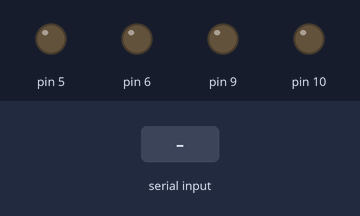
This sketch was run on a simulated Arduino Uno, built with avr-gcc and run on an emulated ATmega328P. On the bench: output pins drawn as LEDs (lit = HIGH). Inputs (shaded band) come from the test bench.

Above: at 1.2 s.
1.3 s: "f" received over Serial
At 2.3 s:
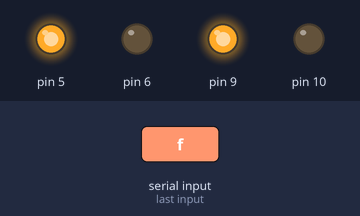
2.8 s: "b" received over Serial
At 3.5 s:
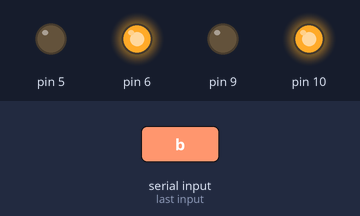
4.3 s: "l" received over Serial
At 4.6 s:
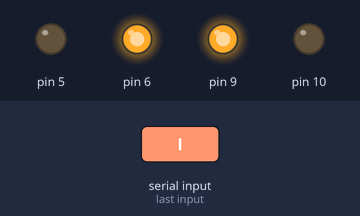
5.8 s: "r" received over Serial
At 7.0 s:
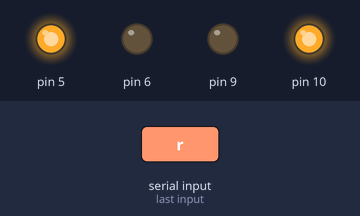
7.3 s: "s" received over Serial
At 8.1 s:
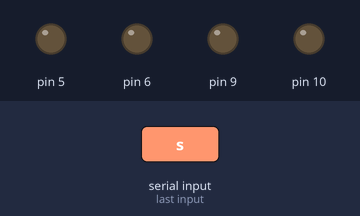
Timing chart, 0 to 9.8 s (numbered marks = the images above; inputs shaded):
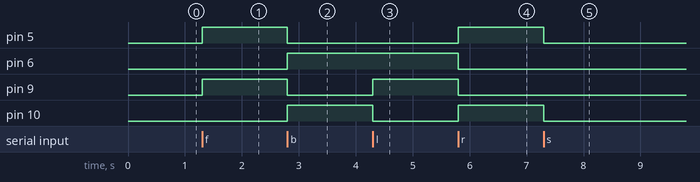

Measured:
- after the input at 1.3 s, pin 5, pin 9: LOW → HIGH at once
- after the input at 2.8 s, pin 5, pin 9: HIGH → LOW at once; pin 6, pin 10: LOW → HIGH at once
- after the input at 4.3 s, pin 9: LOW → HIGH at once; pin 10: HIGH → LOW at once
- after the input at 5.8 s, pin 5, pin 10: LOW → HIGH at once; pin 6, pin 9: HIGH → LOW at once
- after the input at 7.3 s, pin 5, pin 10: HIGH → LOW at once

The sketch:

__.ino
```cpp
#include<stdio.h>

//f前进；b后退；l左转；r右转；s停

void setup()
{
  pinMode(5, OUTPUT);
  pinMode(6, OUTPUT);
  pinMode(9, OUTPUT);
  pinMode(10, OUTPUT);
  Serial.begin(9000);
}
int input=0;
void loop()
{
 if(Serial.available()>0)
 {
   input=Serial.read();
 }
  switch(input)
  {
    case 'f':
    front();break;
    case 'b':
      back();break;
    case 'l':
      left();break;
    case 'r':
    right();break;
    case 's':
    stop();break;
    default:
    break;
  }


}
  void front()
  {digitalWrite(5,HIGH);
   digitalWrite(6,LOW);
   digitalWrite(9,HIGH);
   digitalWrite(10,LOW);
  }
   void back()
  {
     digitalWrite(5,LOW);
   digitalWrite(6,HIGH);
   digitalWrite(9,LOW);
   digitalWrite(10,HIGH);
  }
   void left()
  {
     digitalWrite(5,LOW);
   digitalWrite(6,HIGH);
   digitalWrite(9,HIGH);
   digitalWrite(10,LOW);
  }
   void right()
  {
     digitalWrite(5,HIGH);
   digitalWrite(6,LOW);
   digitalWrite(9,LOW);
   digitalWrite(10,HIGH);
  }
   void stop()
  {
     digitalWrite(5,LOW);
   digitalWrite(6,LOW);
   digitalWrite(9,LOW);
   digitalWrite(10,LOW);
  }
```
